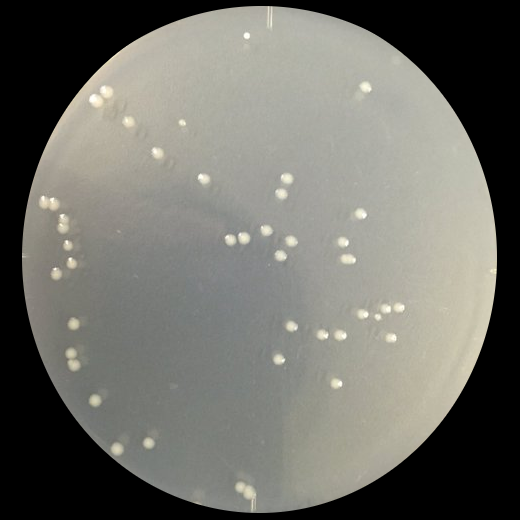
#> input picture Biology/U-Net/img/E.coil.png, 520 x 520 px
$ python Count-by-threshold.py
#> lines starting #> are read from the running program, lines starting #| are printed output that depends on the picture
# -*- coding: utf-8 -*-
# -*- OpenCV -*-
import cv2
import copy
import numpy as np
import os
import argparse

if __name__ == "__main__":
    parser = argparse.ArgumentParser()
    parser.add_argument('--input_path',  type=str, default='img/E.coil.png', help='specify the path to the input image.')
    parser.add_argument('--output_path', type=str, default='img/th-{}-E.coil.png', help='specify the path to the output image.')
    parser.add_argument('--Block_size',  type=int, default=9, help='Please enter odd number. It decides the size of neighbourhood area.')
    parser.add_argument('--C',           type=int, default=2, help='It is just a constant which is subtracted from the mean or weighted mean calculated.')
    args = parser.parse_args()

    img  = cv2.imread(args.input_path)
#> img is the input picture: shape (520, 520, 3); mean B, G, R 104.7, 111.4, 112
    gray = cv2.cvtColor(img, cv2.COLOR_BGR2GRAY)
    th   = cv2.adaptiveThreshold(gray, 255, cv2.ADAPTIVE_THRESH_GAUSSIAN_C, cv2.THRESH_BINARY, args.Block_size, args.C)
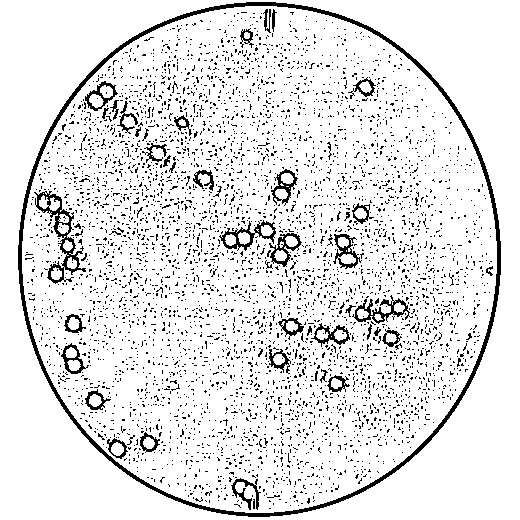
#> th: shape (520, 520); 89.8% white; black in thin lines or dots
    nLabels, labelImage = cv2.connectedComponents(th)
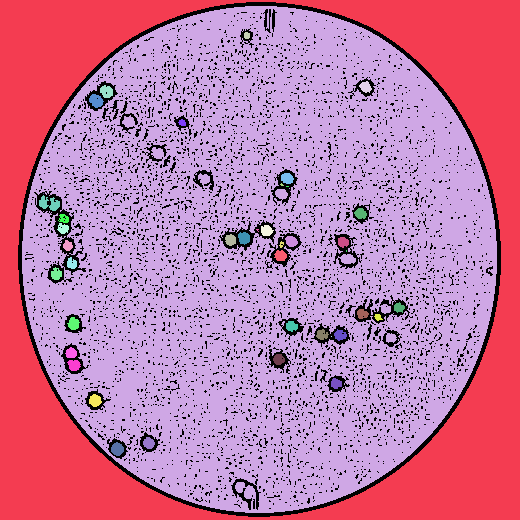
#> labelImage: shape (520, 520) int32; 46 distinct labels, from 0 to 45; one colour per label, 0 black
#> nLabels = 46

    print("Number of E.coils: {}".format(nLabels))
#| Number of E.coils: 46

    colors = []
    for i in range(nLabels):
        colors.append(np.random.randint(0, 255,3))

    height, width, channels = img.shape
#> height = 520; width = 520; channels = 3
    dst = copy.copy(img)
    for y in range(height):
        for x in range(width):
            if labelImage[y, x] > 0:
                dst[y, x] = colors[labelImage[y, x]]
            else:
                dst[y, x] = [0, 0, 0]
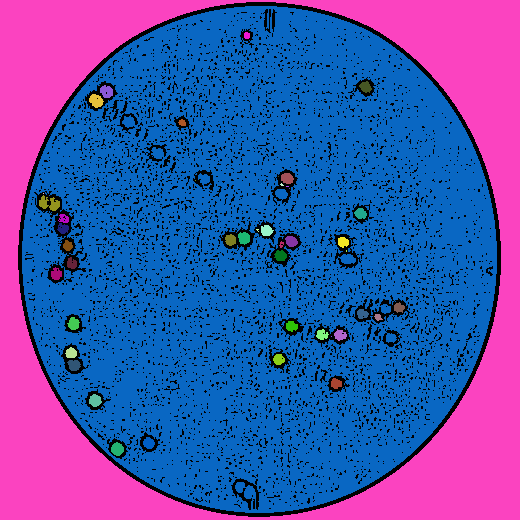
#> dst: shape (520, 520, 3); mean B, G, R 173.2, 83, 76

    cv2.imwrite(args.output_path.format(nLabels), dst)
    print("image was saved at '{}'".format(os.path.join(os.getcwd(), args.output_path.format(nLabels))))
#| image was saved at 'Biology/U-Net/img/th-46-E.coil.png'
